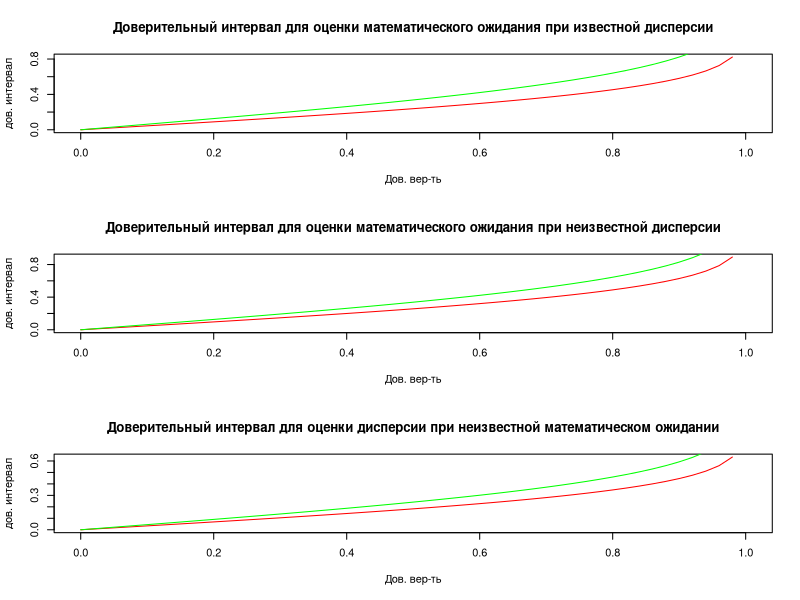

R code for this plot:
# Number at list is | 15 |
# M = -2
# Sigma = 2.5


confIntMeanVar <- function(arr, S, G){
# Confidence interval for mean variance
# доверительный интервал для математического ожидания при известной дисперсии
# S - Sigma (variance)
# G - Gamma  
  arr=na.omit(arr)
  N = length(arr)
  d = qnorm(1-(1-G)/2) * S /sqrt(N); d # Delta
    
  L = mean(sample1) - d; L # Left 
  R = mean(sample1) + d; R # Right
  #res = c(L, R); res
  return(c(L, R))
}


confIntMeanwVar <- function(arr, G){
# Confidence interval for mean without variance
# доверительный интервал для математического ожидания при неизвестной дисперсии
# G - Gamma  
  arr=na.omit(arr)
  N = length(arr)
  t = qt(1-(1-G)/2, N-1); t
  D = var(arr)          # Sample Variance
  S = sqrt((N/(N-1))*D) # Corrected Sigma
  d = t * S /sqrt(N); d # Delta
  
  L = mean(sample1) - d; L # Left 
  R = mean(sample1) + d; R # Right
  #res = c(L, R); res
  return(c(L, R))
}


confIntVarwMean <- function(arr, G){
# Confidence interval for variance without mean
# вычисляет доверительный интервал для дисперсии при неизвестном математическом ожидании
# G - Gamma  
  arr=na.omit(arr)
  N  = length(arr)
  a1 = (1 - G)/2
  a2 = (1 + G)/2
  
  D = var(arr)          # Sample Variance
  S = sqrt((N/(N-1))*D) # Corrected Sigma
  
  L = sqrt(N-1)*S / sqrt(qchisq(a1, N-1)); L # Left 
  R = sqrt(N-1)*S / sqrt(qchisq(a2, N-1)); R # Right
  #res = c(L, R); res
  return(c(L, R))
}


intLen <- function(int){
#Длинна интервала
  len <- abs(max(int) - min(int))
  return (len)
}


plot1 <- function(arr1, arr2, S){
  arr1=na.omit(arr1); arr2=na.omit(arr2)
  confProps <- seq(from=0, to=1, by=0.02); confProps
  lengths1 <- c(1:length(confProps))
  lengths2 <- c(1:length(confProps))
  for(i in 1: length(confProps)){
    lengths1[i] <- intLen(confIntMeanVar(arr1, S, confProps[i]))
    lengths2[i] <- intLen(confIntMeanVar(arr2, S, confProps[i]))
  }
  plot(confProps, lengths2,  col = "red", type = "l", 
       xlab = "Дов. вер-ть", 
       ylab = "дов. интервал",
       main = "Доверительный интервал для оценки математического ожидания при известной дисперсии")
  lines(confProps, lengths1,  col = "green")
}


plot2 <- function(arr1, arr2, S){
  arr1=na.omit(arr1); arr2=na.omit(arr2)
  confProps <- seq(from=0, to=1, by=0.02); confProps
  lengths1 <- c(1:length(confProps))
  lengths2 <- c(1:length(confProps))
  for(i in 1: length(confProps)){
    lengths1[i] <- intLen(confIntMeanwVar(arr1, confProps[i]))
    lengths2[i] <- intLen(confIntMeanwVar(arr2, confProps[i]))
  }
  plot(confProps, lengths2,  col = "red", type = "l", 
       xlab = "Дов. вер-ть", 
       ylab = "дов. интервал",
       main = "Доверительный интервал для оценки математического ожидания при неизвестной дисперсии")
  lines(confProps, lengths1,  col = "green")
}


plot3 <- function(arr1, arr2, S){
  arr1=na.omit(arr1); arr2=na.omit(arr2)
  confProps <- seq(from=0, to=1, by=0.02); confProps
  lengths1 <- c(1:length(confProps))
  lengths2 <- c(1:length(confProps))
  for(i in 1: length(confProps)){
    lengths1[i] <- intLen(confIntVarwMean(arr1, confProps[i]))
    lengths2[i] <- intLen(confIntVarwMean(arr2, confProps[i]))
  }
  plot(confProps, lengths2,  col = "red", type = "l", 
       xlab = "Дов. вер-ть", 
       ylab = "дов. интервал",
       main = "Доверительный интервал для оценки дисперсии при неизвестной математическом ожидании")
  lines(confProps, lengths1,  col = "green")
}


M = -2   # Mean
S = 2.5  # Sigma
G = 0.90 # Gamma

N1 = 100
N2 = 200

set.seed(15)
sample1 <- rnorm(N1, mean = M, sd = S); sample1
sample2 <- rnorm(N2, mean = M, sd = S); sample2


interval1 <- confIntMeanVar(sample1, S, G); interval1
interval2 <- confIntMeanVar(sample2, S, G); interval2

interval1 <- confIntMeanwVar(sample1, G); interval1
interval2 <- confIntMeanwVar(sample2, G); interval2

interval1 <- confIntVarwMean(sample1, G); interval1
interval2 <- confIntVarwMean(sample2, G); interval2


dev.off()
par(mfcol=c(3, 1))
plot1(sample1,sample2, S)
plot2(sample1,sample2, S)
plot3(sample1,sample2, S)
    
